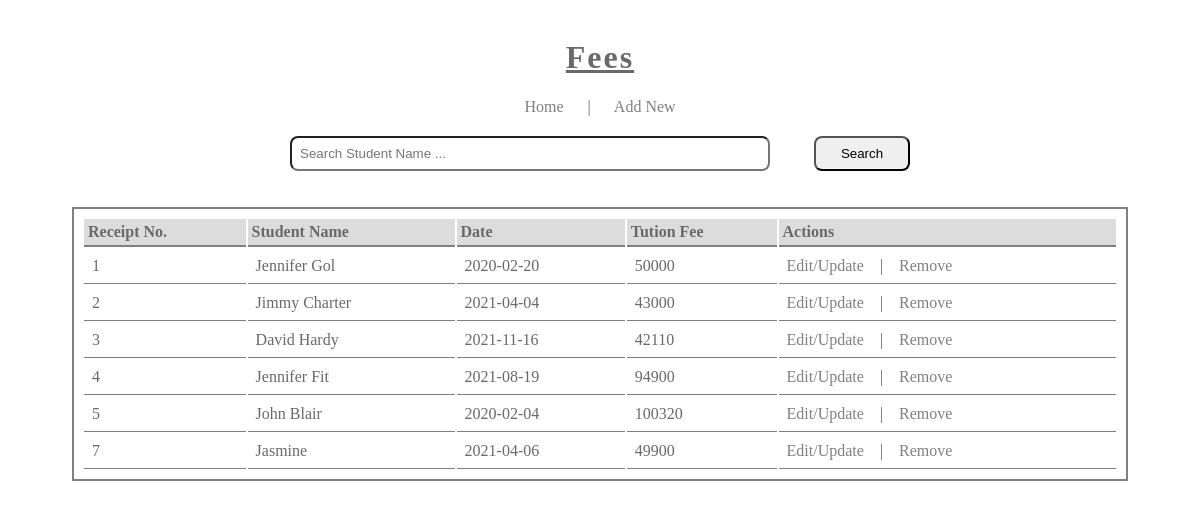
The page /view_fees.php on the database its author committed.
### tables this page shows
CREATE TABLE `fees` (
  `student_id` int(11) NOT NULL,
  `receipt_no` int(11) NOT NULL,
  `dated` date DEFAULT NULL,
  `tution_fee` mediumint(9) NOT NULL
);

CREATE TABLE `stds` (
  `student_id` int(11) NOT NULL,
  `student_name` varchar(50) NOT NULL,
  `sex` char(1) NOT NULL,
  `address` varchar(100) NOT NULL,
  `contact` varchar(15) NOT NULL
);

### view_fees.php (the view, shortened to what this page needs)
<?php
require_once "connect.php";
if(isset($_GET['submit'])){
	$query = mysqli_real_escape_string($con, htmlspecialchars($_GET['query']));
	$result = mysqli_query($con, "SELECT stds.student_name, fees.receipt_no, fees.dated, fees.tution_fee
	FROM stds
	INNER JOIN fees ON stds.student_id=fees.student_id WHERE stds.student_name LIKE '%$query%'");
	} else {
	$result = mysqli_query($con, "SELECT stds.student_name, fees.receipt_no, fees.dated, fees.tution_fee
	FROM stds
	INNER JOIN fees ON stds.student_id=fees.student_id");
}
?>
<html>
<head>
	<link rel="stylesheet" href="css/style.css">
</head>
<body>
<div class="container">
<br />
<center>
<div class="feed-container">
<h1>Fees</h1>
<div class="menu-items">
<a href="index.php">Home</a>
&nbsp;&nbsp;&nbsp;&nbsp;&nbsp;|&nbsp;&nbsp;&nbsp;&nbsp;&nbsp;
<a href="add_fee.php">Add New</a>
</div>
<div class="search-bar">
<form method="get" action="">
<input type="text" name="query" placeholder="Search Student Name ...">
<input type="submit" class="submit" name="submit" Value="Search">
</form>
</div>
<div class="data-items">
<table>
<thead>
<th>Receipt No.</th>
<th>Student Name</th>
<th>Date</th>
<th>Tution Fee</th>
<th>Actions</th>
</thead>
<tbody>
<?php
while($row = mysqli_fetch_array($result)){
?>
<tr>
<td><?php echo $row['receipt_no'];?></td>
<td><?php echo $row['student_name']; ?></td>
<td><?php echo $row['dated'];?></td>
<td><?php echo $row['tution_fee'];?></td>
<td>
<a href="edit_fee.php?id=<?php echo $row['receipt_no'];?>">Edit/Update</a>
&nbsp;&nbsp;&nbsp;|&nbsp;&nbsp;&nbsp;
<a href="remove_fee.php?id=<?php echo $row['receipt_no'];?>">Remove</a>
</td>
</div>
</div>
<?php
}
?>
</body>
</html>

### css/style.css (style rules this page uses)
body { margin:0 auto; width:100%; color: #696969; }
.container { width:100%; }
h1 { letter-spacing:2px; text-decoration:underline; }
a { text-decoration:none;color:gray; }
input { margin:20px; padding:8px; width:40%; border-radius:8px; }
.submit { width:8%; }
table { border:2px solid gray; width:88%; padding:8px; }
th { border-bottom:2px solid gray; text-align:left; padding:4px; background-color:#dcdcdc; }
td { padding:8px; border-bottom:1px solid gray; }

### rows shown on the page
fees: receipt_no "1", student.student_name "Jennifer Gol", dated "2020-02-20", tution_fee "50000"
fees: receipt_no "2", student.student_name "Jimmy Charter", dated "2021-04-04", tution_fee "43000"
fees: receipt_no "3", student.student_name "David Hardy", dated "2021-11-16", tution_fee "42110"
fees: receipt_no "4", student.student_name "Jennifer Fit", dated "2021-08-19", tution_fee "94900"
fees: receipt_no "5", student.student_name "John Blair", dated "2020-02-04", tution_fee "100320"
fees: receipt_no "7", student.student_name "Jasmine", dated "2021-04-06", tution_fee "49900"
